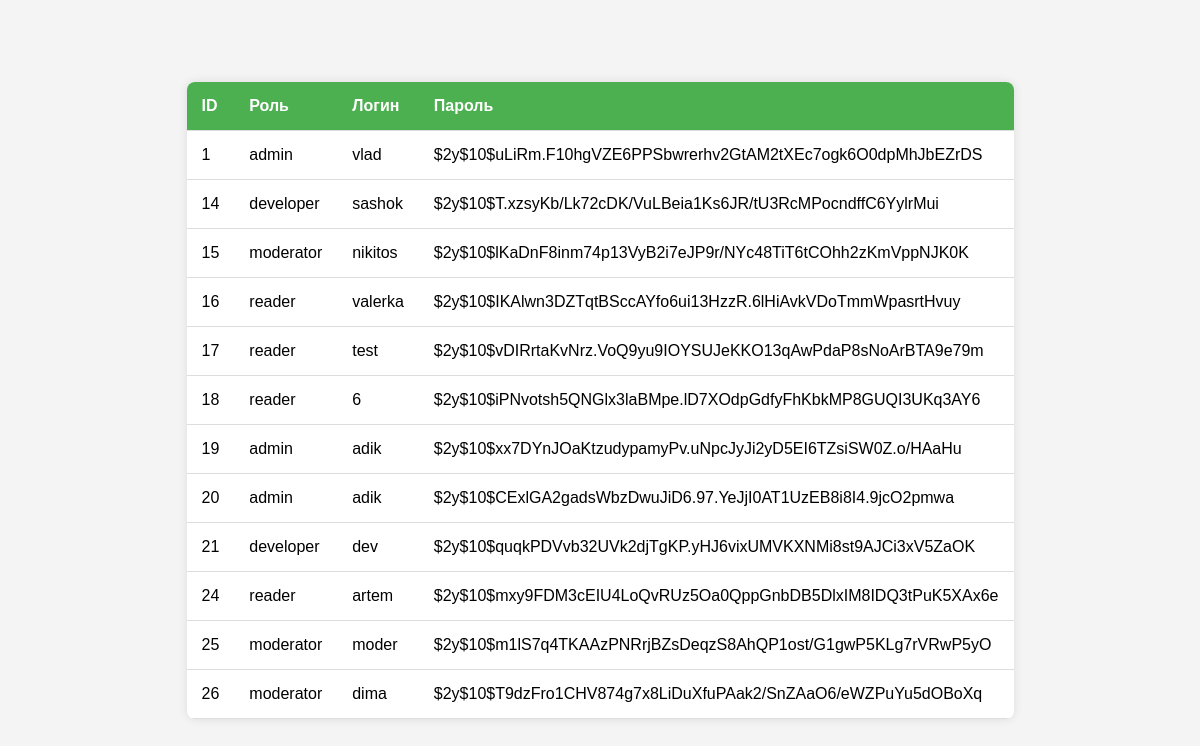
Page /tb.php on the committed database.
### tables this page shows
CREATE TABLE `users` (
  `id` int(50) NOT NULL,
  `role` varchar(255) NOT NULL,
  `username` varchar(255) NOT NULL,
  `password` varchar(255) NOT NULL
);

### tb.php (the view, shortened to what this page needs)
<!DOCTYPE html>
<html lang="ru">
<head>
</head>
<body>
<?php
$servername = "localhost";
$username = "admin";
$password = "admin";
$dbname = "nefdov_bd";
$conn = new mysqli($servername, $username, $password, $dbname);
$sql = "SELECT `id`, `role`, `username`, `password` FROM `users`";
$result = $conn->query($sql);
if ($result->num_rows > 0) {
    echo '<table>';
    echo '<thead><tr><th>ID</th><th>Роль</th><th>Логин</th><th>Пароль</th></tr></thead>';
    echo '<tbody>';
    while ($row = $result->fetch_assoc()) {
        echo '<tr>';
        echo '<td>' . $row['id'] . '</td>';
        echo '<td>' . $row['role'] . '</td>';
        echo '<td>' . $row['username'] . '</td>';
        echo '<td>' . $row['password'] . '</td>';
        echo '</tr>';
    }
    echo '</tbody></table>';
} else {
    echo "0 результатов";
}
?>
</body>
</html>

### tb.php (style rules this page uses)
body { font-family: Arial, sans-serif; background-color: #f4f4f4; margin: 0; padding: 0; display: flex; justify-content: center; align-items: center; height: 100vh; }
table { width: 100%; max-width: 600px; margin: 20px; border-collapse: collapse; background-color: white; box-shadow: 0 0 10px rgba(0, 0, 0, 0.1); border-radius: 8px; overflow: hidden; }
th, td { padding: 15px; text-align: left; border-bottom: 1px solid #ddd; }
th { background-color: #4CAF50; color: white; }

### rows in the picture
users: id "1", role "admin", username "vlad", password "$2y$10$uLiRm.F10hgVZE6PPSbwrerhv2GtAM2tXEc7ogk6O0dpMhJbEZrDS"
users: id "14", role "developer", username "sashok", password "$2y$10$T.xzsyKb/Lk72cDK/VuLBeia1Ks6JR/tU3RcMPocndffC6YylrMui"
users: id "15", role "moderator", username "nikitos", password "$2y$10$lKaDnF8inm74p13VyB2i7eJP9r/NYc48TiT6tCOhh2zKmVppNJK0K"
users: id "16", role "reader", username "valerka", password "$2y$10$IKAlwn3DZTqtBSccAYfo6ui13HzzR.6lHiAvkVDoTmmWpasrtHvuy"
users: id "17", role "reader", username "test", password "$2y$10$vDIRrtaKvNrz.VoQ9yu9IOYSUJeKKO13qAwPdaP8sNoArBTA9e79m"
users: id "18", role "reader", username "6", password "$2y$10$iPNvotsh5QNGlx3laBMpe.lD7XOdpGdfyFhKbkMP8GUQI3UKq3AY6"
users: id "19", role "admin", username "adik", password "$2y$10$xx7DYnJOaKtzudypamyPv.uNpcJyJi2yD5EI6TZsiSW0Z.o/HAaHu"
users: id "20", role "admin", username "adik", password "$2y$10$CExlGA2gadsWbzDwuJiD6.97.YeJjI0AT1UzEB8i8I4.9jcO2pmwa"
users: id "21", role "developer", username "dev", password "$2y$10$quqkPDVvb32UVk2djTgKP.yHJ6vixUMVKXNMi8st9AJCi3xV5ZaOK"
users: id "24", role "reader", username "artem", password "$2y$10$mxy9FDM3cEIU4LoQvRUz5Oa0QppGnbDB5DlxIM8IDQ3tPuK5XAx6e"
users: id "25", role "moderator", username "moder", password "$2y$10$m1lS7q4TKAAzPNRrjBZsDeqzS8AhQP1ost/G1gwP5KLg7rVRwP5yO"
users: id "26", role "moderator", username "dima", password "$2y$10$T9dzFro1CHV874g7x8LiDuXfuPAak2/SnZAaO6/eWZPuYu5dOBoXq"
